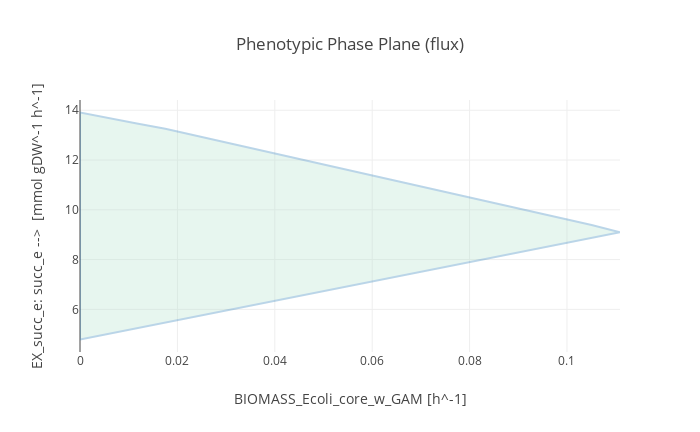

This figure's notebook cell:
### Code cell
ppp = phenotypic_phase_plane(mutant4,
                             variables=[mutant4.reactions.BIOMASS_Ecoli_core_w_GAM],
                             objective=mutant4.reactions.EX_succ_e)

ppp.plot()

### Figure 1 — Plotly figure (JSON) as saved in the notebook; plotly's stock layout.template omitted (floating-point values rounded to 4 significant figures)
{"data": [{"fill": "toself", "fillcolor": "#B3E2CD", "hoverinfo": "none", "marker": {"line": {"color": "#B3E2CD"}, "opacity": 0.3}, "mode": "lines", "name": "WT", "opacity": 0.3, "type": "scatter", "x": [0, 0.005836, 0.01167, 0.01751, 0.02334, 0.02918, 0.03502, 0.04085, 0.04669, 0.05253, 0.05836, 0.0642, 0.07003, 0.07587, 0.08171, 0.08754, 0.09338, 0.09921, 0.1051, 0.1109, 0.1109, 0.1051, 0.09921, 0.09338, 0.08754, 0.08171, 0.07587, 0.07003, 0.0642, 0.05836, 0.05253, 0.04669, 0.04085, 0.03502, 0.02918, 0.02334, 0.01751, 0.01167, 0.005836, 0, 0, 0], "y": [4.794, 5.021, 5.247, 5.474, 5.7, 5.927, 6.154, 6.38, 6.607, 6.833, 7.06, 7.286, 7.513, 7.739, 7.966, 8.192, 8.419, 8.646, 8.872, 9.099, 9.099, 9.387, 9.646, 9.905, 10.16, 10.42, 10.68, 10.94, 11.2, 11.46, 11.72, 11.98, 12.24, 12.49, 12.75, 13.01, 13.25, 13.47, 13.69, 13.91, 4.794, 13.91]}], "layout": {"height": 432, "title": "Phenotypic Phase Plane (flux)", "width": 700, "xaxis": {"title": "BIOMASS_Ecoli_core_w_GAM [h^-1]"}, "yaxis": {"title": "EX_succ_e: succ_e -->  [mmol gDW^-1 h^-1]"}}}
